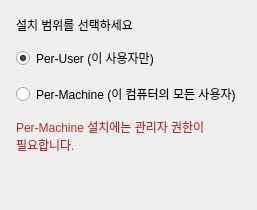
<?xml version="1.0" encoding="UTF-8"?>
<ui version="4.0">
 <class>PerUserMachinePage</class>
 <widget class="QWizardPage" name="PerUserMachinePage">
  <property name="windowTitle">
   <string>설치 범위 선택</string>
  </property>
  <layout class="QVBoxLayout" name="verticalLayout">
   <property name="spacing"><number>12</number></property>
   <property name="leftMargin"><number>16</number></property>
   <property name="topMargin"><number>16</number></property>
   <property name="rightMargin"><number>16</number></property>
   <property name="bottomMargin"><number>16</number></property>
   <item>
    <widget class="QLabel" name="labelTitle">
     <property name="text">
      <string>설치 범위를 선택하세요</string>
     </property>
     <property name="wordWrap">
      <bool>true</bool>
     </property>
    </widget>
   </item>
   <item>
    <widget class="QRadioButton" name="perUserRadio">
     <property name="text">
      <string>Per-User (이 사용자만)</string>
     </property>
     <property name="checked">
      <bool>true</bool>
     </property>
    </widget>
   </item>
   <item>
    <widget class="QRadioButton" name="perMachineRadio">
     <property name="text">
      <string>Per-Machine (이 컴퓨터의 모든 사용자)</string>
     </property>
    </widget>
   </item>
   <item>
    <widget class="QLabel" name="labelHint">
     <property name="text">
      <string>Per-Machine 설치에는 관리자 권한이 필요합니다.</string>
     </property>
     <property name="styleSheet">
      <string notr="true">color: #a33;</string>
     </property>
     <property name="wordWrap">
      <bool>true</bool>
     </property>
    </widget>
   </item>
   <item>
    <spacer name="spacer">
     <property name="orientation"><enum>Qt::Vertical</enum></property>
     <property name="sizeHint" stdset="0"><size><width>20</width><height>40</height></size></property>
    </spacer>
   </item>
  </layout>
 </widget>
 <resources/>
 <connections/>
</ui>
